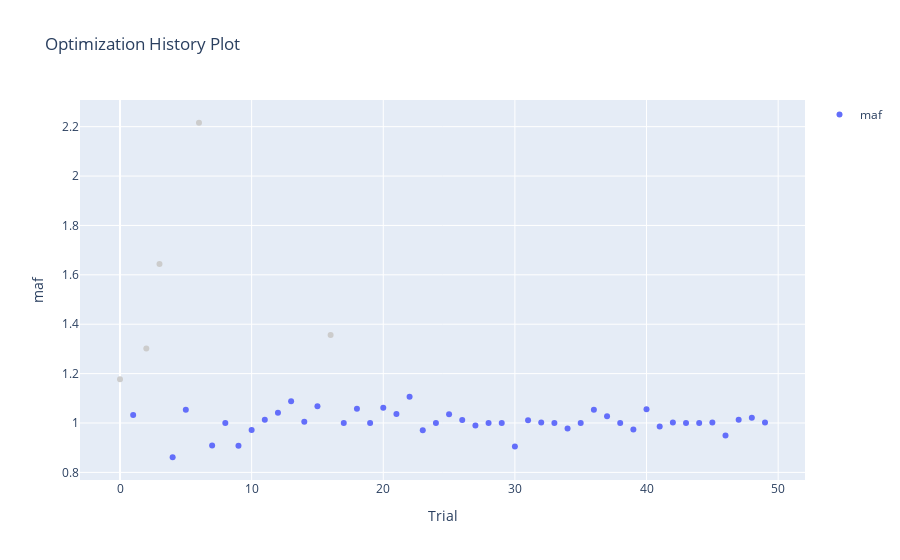

Source (notebook cell):
### Code cell
plot_optimization_history(lsh_study, target = lambda t: t.values[0], target_name = 'maf')

### Figure 1 — Plotly figure (JSON) as saved in the notebook; plotly's stock layout.template omitted (floating-point values rounded to 4 significant figures)
{"data": [{"mode": "markers", "name": "maf", "type": "scatter", "x": [1, 4, 5, 7, 8, 9, 10, 11, 12, 13, 14, 15, 17, 18, 19, 20, 21, 22, 23, 24, 25, 26, 27, 28, 29, 30, 31, 32, 33, 34, 35, 36, 37, 38, 39, 40, 41, 42, 43, 44, 45, 46, 47, 48, 49], "y": [1.032, 0.8613, 1.054, 0.9089, 1, 0.9078, 0.9716, 1.013, 1.042, 1.088, 1.005, 1.068, 1, 1.058, 1, 1.061, 1.036, 1.106, 0.9709, 1.0, 1.036, 1.012, 0.9895, 1, 1, 0.9051, 1.012, 1.002, 1, 0.9777, 1, 1.053, 1.028, 1, 0.974, 1.056, 0.9862, 1.002, 1, 1, 1.002, 0.9492, 1.013, 1.021, 1.002]}, {"marker": {"color": "#cccccc"}, "mode": "markers", "name": "Infeasible Trial", "showlegend": false, "type": "scatter", "x": [0, 2, 3, 6, 16], "y": [1.177, 1.302, 1.644, 2.216, 1.356]}], "layout": {"title": {"text": "Optimization History Plot"}, "xaxis": {"title": {"text": "Trial"}}, "yaxis": {"title": {"text": "maf"}}}}
